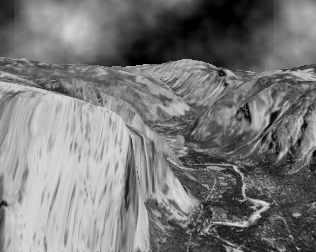
#> input picture redone_exercises/images/yos08.pgm, 316 x 252 px
$ jupyter execute --allow-errors ex04.ipynb
#> lines starting #> are read from the running program, lines starting #| are printed output that depends on the picture
# Optical Flow

[cell 1]
import numpy as np
import numba as nb
import cv2
import matplotlib.pyplot as plt
from utils import plots
from utils import imgs
from skimage.util.shape import view_as_windows
from tqdm import tqdm
from scipy import ndimage

[cell 2]
# I(x,y)
I1, I2 = cv2.imread('images/yos08.pgm', 0) / 255.0, cv2.imread('images/yos09.pgm', 0) / 255.0
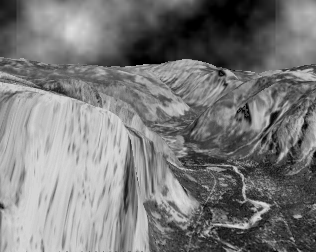
#> input picture redone_exercises/images/yos09.pgm, 316 x 252 px
#> I1: shape (252, 316) float64; min 0, max 0.863, mean 0.475
#> I2: shape (252, 316) float64; min 0, max 0.878, mean 0.477

gt = np.genfromtxt('images/yos_co.txt')

### Lucas-Kanade Method

[cell 3]
def lucas_kanade2(I1, I2, n=9):

    # Neighborhood size
    k = cv2.getGaussianKernel(n, -1)
    k = k @ k.T
    n = np.array([n, n])

    Iy, Ix, It = np.stack(np.gradient(np.stack([I1, I2], axis=-1)), axis=0)[..., 0].copy()
    Iy, Ix, It = map(lambda x: view_as_windows(np.pad(x, [n//2, n//2], 'reflect'), n), [Iy, Ix, It])

    # Formulate system
    A = np.array([[Ix * Ix, Ix * Iy], [Ix * Iy, Iy * Iy]]).transpose([2, 3, 0, 1, 4, 5])
    b = np.array([[-Ix * It], [-Iy * It]]).transpose([2, 3, 0, 1, 4, 5])

    # Apply Gaussian Kernel to weigh the neighborhood
    A = (k * A).sum(axis=(-1, -2))
    b = (k * b).sum(axis=(-1, -2))

    # Solve when is determined
    flow = np.zeros((*I1.shape, 2))
    rank = np.linalg.matrix_rank(A)==2
    flow[rank] = np.linalg.solve(A[rank], b[rank])[:, :, 0]

    return flow

[cell 4]
# [20 lines left out: function lucas_kanade2_lstsq, not called in this run]

[cell 5]
neig = 39
size = 7

I1_gauss, I2_gauss = cv2.GaussianBlur(I1, (size, size),0), cv2.GaussianBlur(I2,(size, size),0)
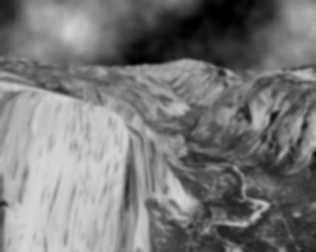
#> I1_gauss: shape (252, 316) float64; min 0, max 0.839, mean 0.475
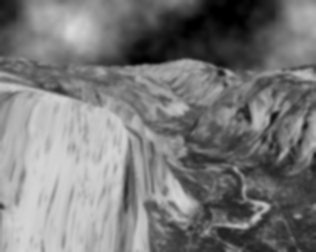
#> I2_gauss: shape (252, 316) float64; min 0, max 0.857, mean 0.477
#> (the rest of this cell did not finish here and is left out)

#> in lucas_kanade2, `Iy, Ix, It = np.stack(np.gradient(np.stack([I1, I2], axis=-1)), axis=0..`:
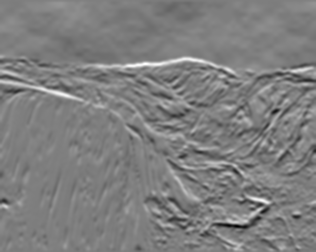
#> Iy: shape (252, 316) float64; min -0.151, max 0.154, mean 0.00058; drawn with min black and max white
#> in lucas_kanade2, `Iy, Ix, It = np.stack(np.gradient(np.stack([I1, I2], axis=-1)), axis=0..`:
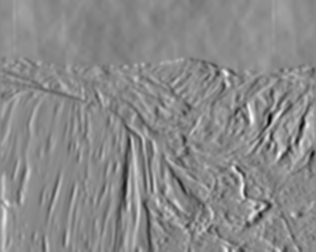
#> Ix: shape (252, 316) float64; min -0.159, max 0.135, mean -4.75e-05; drawn with min black and max white
#> in lucas_kanade2, `Iy, Ix, It = np.stack(np.gradient(np.stack([I1, I2], axis=-1)), axis=0..`:
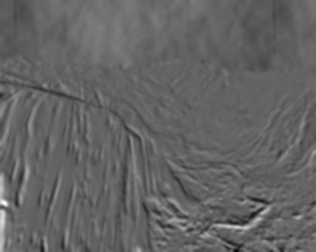
#> It: shape (252, 316) float64; min -0.273, max 0.428, mean 0.00229; drawn with min black and max white

plt.title('AAE: {0:.2f}'.format(imgs.aae(gt, flow_lucas.reshape((-1, 2)))))
plt.imshow(imgs.flow2image(flow_lucas))
plt.show()
